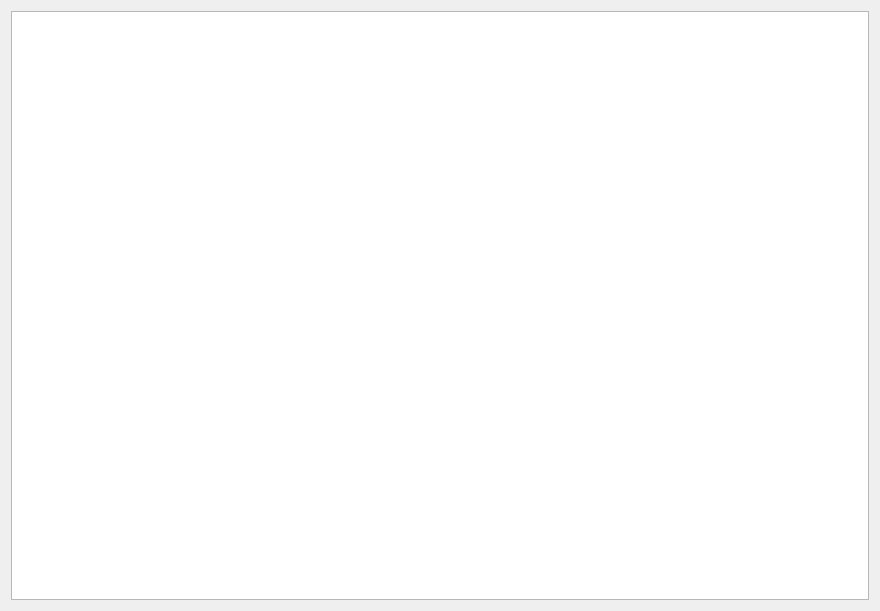
<?xml version="1.0" encoding="UTF-8"?>
<ui version="4.0">
 <class>Form</class>
 <widget class="QWidget" name="Form">
  <property name="geometry">
   <rect>
    <x>0</x>
    <y>0</y>
    <width>880</width>
    <height>611</height>
   </rect>
  </property>
  <property name="windowTitle">
   <string>Form</string>
  </property>
  <layout class="QVBoxLayout" name="verticalLayout">
   <item>
    <widget class="QTableView" name="tableView"/>
   </item>
  </layout>
 </widget>
 <resources/>
 <connections/>
</ui>
